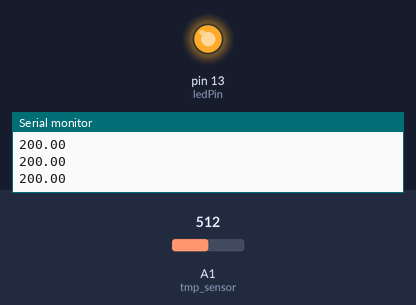
Recording of a sketch running on a simulated Arduino Uno, built with avr-gcc and run on an emulated ATmega328P. Shown: output pins drawn as LEDs (lit = HIGH), the last lines printed to the serial monitor. Inputs (shaded band) come from the test bench; at power-on: A1 (tmp_sensor) = 512.

Above: at 1.3 s.
1.4 s: A1 (tmp_sensor) set to 196
2.9 s: A1 (tmp_sensor) set to 172
At 4.0 s:
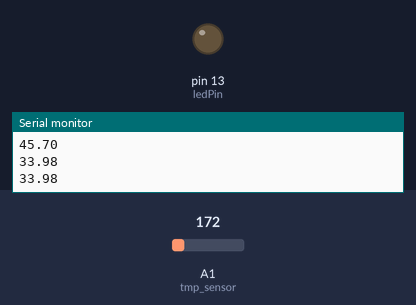
4.5 s: A1 (tmp_sensor) set to 306
At 5.2 s:
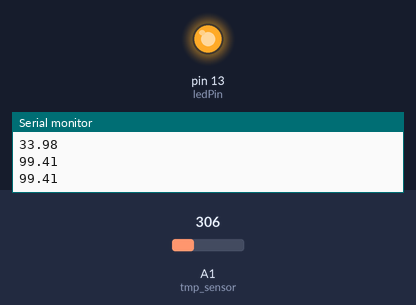
6.0 s: A1 (tmp_sensor) set to 122
At 6.4 s:
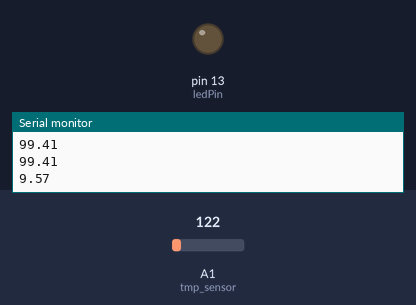
Timing chart, 0 to 8.5 s (numbered marks = the images above; inputs shaded):
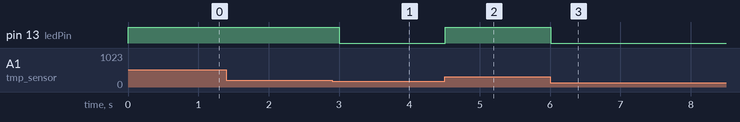

The sketch:

PA6_tem.ino
```cpp
int value;
int tmp_sensor = A1;
int ledPin = 13;

float voltage;
float temperatureC;

void setup(){
    Serial.begin(9600);
    pinMode(tmp_sensor,INPUT);
    pinMode(ledPin, OUTPUT);
}
void loop() {
    value = analogRead(tmp_sensor);
    voltage = value * 5.0 / 1024.0;
    temperatureC  = (voltage - 0.5) / 0.01;
    if(temperatureC >40){
        digitalWrite(ledPin,HIGH);
    }else{
        digitalWrite(ledPin,LOW);
    }
    Serial.println(temperatureC);
    delay(500);
}
```

Measured:
- the behaviour switches between 185 and 184 on A1 (tmp_sensor) (found by bisection; images 0 and 1)
- after the input at 2.9 s, pin 13 (ledPin): HIGH → LOW after 0.10 s
- after the input at 4.5 s, pin 13 (ledPin): LOW → HIGH at once
- after the input at 6.0 s, pin 13 (ledPin): HIGH → LOW at once
